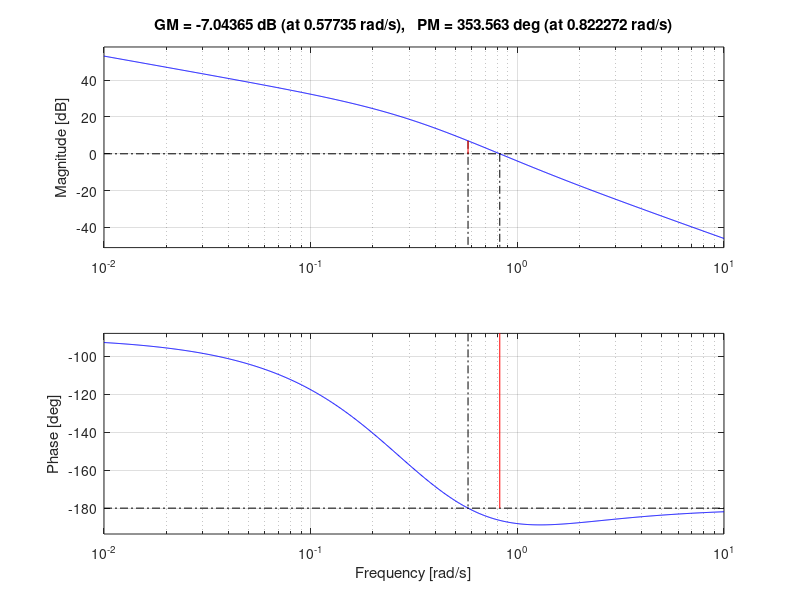

This chart was generated by the following MATLAB code: (Note: this script raises an error after producing the figure.)
% Inizializziamo il nuovo script pulendo le eventuali variabili gia
% caricate su matlab e chiudendo le eventuali finestre aperte da un altro
% script

clear; close all;

% Usiamo il comando zpk('s') per far si che la lettera 's' diventi una
% variabile speciale in modo da poter esprimere il nostro sitema T-C in
% modo semplice e piu intuitivo rispetto a quello di specificare i
% coefficienti polinomiali
% 
s=zpk('s');

G=(s+1)/(s*(s+1/3)^2);

% Scriviamo il controllore appena calcolato

C_s=0.5;  % come detto ho gia un polo nell'origine nella FDT e 
               % non devo aggiungere un integratore

% Vediamo innanzitutto con solo l’aggiunta del controllore quanto vale
% il margine di fase e la pulsazione di attraversamento
               
L_old=series(C_s,G);

margin(L_old);

%attuo la strategia 

delta_cr=smorz_S(0.25);   % 0.4037 quindi phim deve essere >40.37° per S<0.25  
                                       % questo vale perche il margine di fase e lo 
                                       % smorzamento fino a circa 70 gradi sono approssimabili
                                       % dalla relazione phim = smorz*100  
                                       
                   

wn_cr=3/(70*delta_cr);              %0.1062

w_BW=wBwn(delta_cr)*wn_cr;    %0.1456

wc_new=1.5;        % scelgo una wc grande rispetto w_Bw (se ne scelgo una a ridosso 
                           % non va bene in quanto mi rimane il polo negativo con
                           % la prima rete anticipatrice)

[modulo,argomento]=bode(L_old,wc_new); %modulo 0.2545<1, argomento -188.63°

m=1/modulo; 

distanza=180-abs(argomento); % -8.62° < 50(phi_m);    devo amplificare e attenuare --> uso una rete anticipatrice

theta=50-(180-abs(argomento)); %ho fatto diverse approssimazioni e non bastano 
                                               %piu i gradi a ridosso dei 40.37 aumento 
                                               %fino a 50 per abbassare la massima sovraelongazione

[tauz,taup]=generica(wc_new,m,theta);

C_lead=(1+s*tauz)/(1+s*taup);

C=series(C_s,C_lead);

L=series(C,G);

margin(L);

[zero,polo,guadagno]=zpkdata(C_lead,'v');


